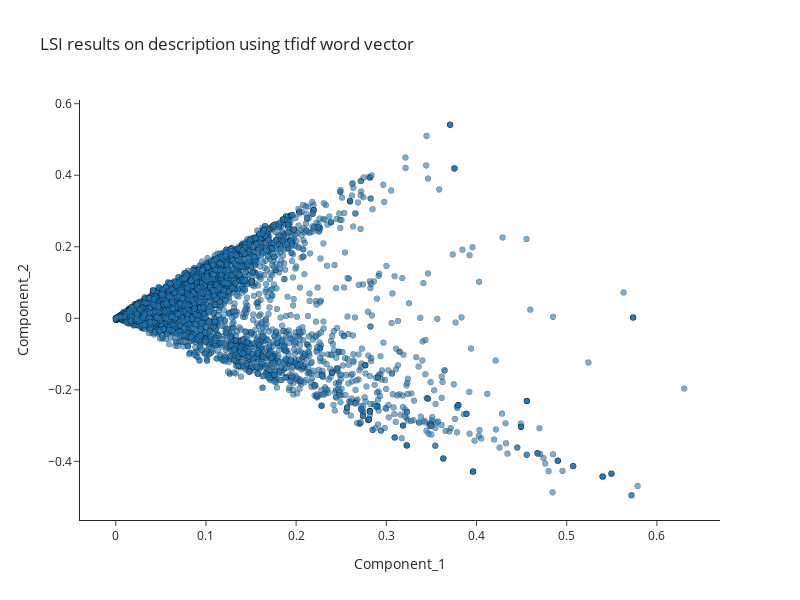

Source (notebook cell):
### Markdown cell above
### Visualize dimensionality reduction results with short_description and category tooltips

### Code cell
def plot_labelled_scatter(in_dat, in_title = "",):

    in_dat['category'] = in_dat['category'].astype(str)

    out_fig = px.scatter(in_dat, x = 'Component_1', 
                         y = "Component_2",
                         hover_name="category",
                         hover_data=['short_description_NER'], 
                         opacity = 0.60,
                         template = 'simple_white',
                         width = 800,
                         height = 600,
                         title=in_title)
    
    out_fig.update_traces(marker=dict(size=6, 
                                      line = dict(width =.5,
                                                  color = 'black')),
                          selector=dict(mode='markers'))

    return out_fig

# Show 2-dimensional LSI results
chart = plot_labelled_scatter(inc_df2, "LSI results on short_description using tfidf word vector")
chart

### Figure 1 — Plotly figure (JSON) as saved in the notebook; plotly's stock layout.template omitted (floating-point values rounded to 4 significant figures; data arrays with more than 128 entries replaced by an {"elided": "..."} marker saying what was removed)
{"data": [{"customdata": {"elided": "7280x1 str values"}, "hovertemplate": "<b>%{hovertext}</b><br><br>Component_1=%{x}<br>Component_2=%{y}<br>short_description_NER=%{customdata[0]}<extra></extra>", "hovertext": {"elided": "7280 str values"}, "legendgroup": "", "marker": {"color": "#1F77B4", "line": {"color": "black", "width": 0.5}, "opacity": 0.6, "size": 6, "symbol": "circle"}, "mode": "markers", "name": "", "showlegend": false, "type": "scattergl", "x": {"elided": "7280 float values"}, "xaxis": "x", "y": {"elided": "7280 float values"}, "yaxis": "y"}], "layout": {"height": 600, "legend": {"tracegroupgap": 0}, "title": {"text": "LSI results on description using tfidf word vector"}, "width": 800, "xaxis": {"anchor": "y", "domain": [0, 1], "title": {"text": "Component_1"}}, "yaxis": {"anchor": "x", "domain": [0, 1], "title": {"text": "Component_2"}}}}
